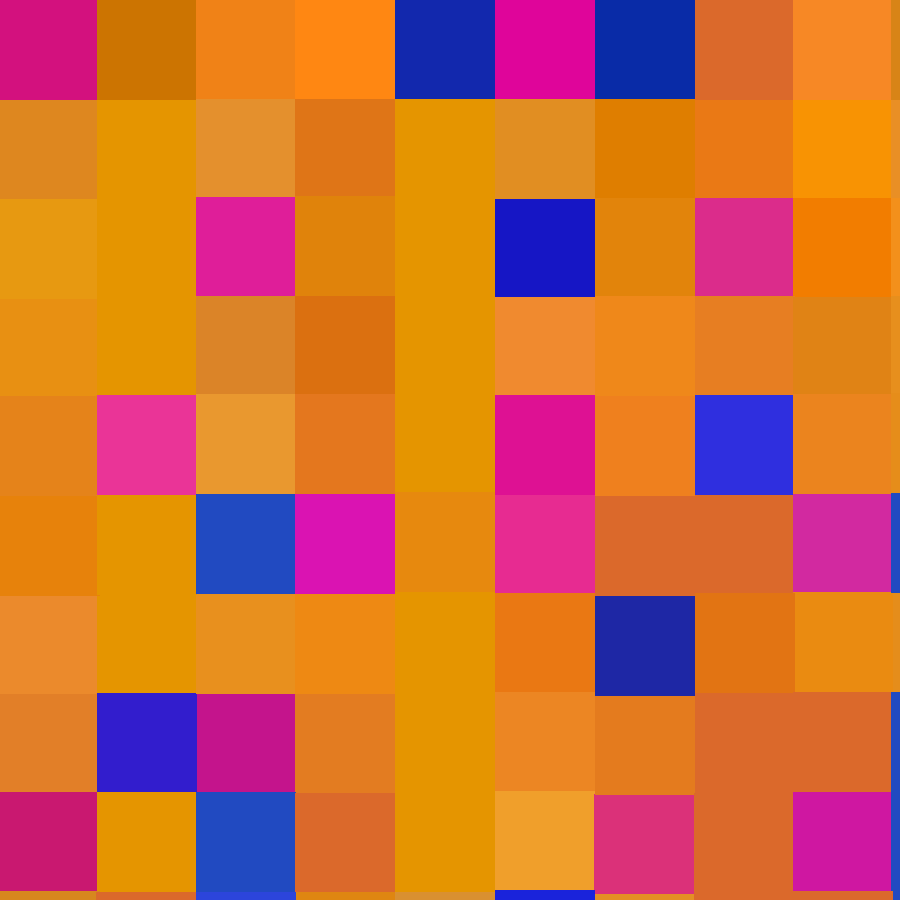
Frame 1 (no input)
Frame 60 (the mouse pressed at the canvas centre just before this capture): identical to frame 1, image omitted
Frame 120 (the mouse held since frame 60 and released just before this capture): identical to frame 1, image omitted

The Processing sketch that drew this single still picture (run headless with seeded random() and noise(); from frame 60 on, the mouse is pressed at the canvas centre):

// Processing sketch: A1R2_240211a_ShapeArt
// ── A1R2_240211a_ShapeArt.pde
// I saw this art peiece as a checkered board and wanted to imitate it as best as I can
// I tried to make each square match the same color but it ended up being more difficult 
// At least I know that if I am coloring alot of square I can save the colors to this program and I can make it easier to fill the shapes
// Checkerboard, Dark Colors, 1919 by Piet Mondrian
// https://www.piet-mondrian.org/composition-checkerboard-dark-colors.jsp
void setup(){
  size(900,900);
}

void draw(){
  noStroke();
  fill(#d3117e);
  square(0, 0, 100);
  fill(#cc7401);
  square(97, 0, 100);
  fill(#f08217);
  square(196, 0, 100);
  fill(#ff8712);
  square(295, 0, 100);
  fill(#1228ad);
  square(395, 0, 100);
  fill(#092ba7);
  square(595, 0, 100);
  fill(#db692b);
  square(695, 0, 100);
  fill(#f78825);
  square(793, 0, 100);
  fill(#d88417);
  square(891, 0, 100);
  fill(#df059a);
  square(495, 0, 100);
  fill(#de871f);
  square(-1, 100, 100);
  fill(#E59500);
  square(97, 100, 100);
  fill(#e4902d);
  square(196, 99, 100);
  fill(#df7517);
  square(295, 99, 100);
  fill(#E59500);
  square(395, 99, 100);
  fill(#e18e22);
  square(495, 99, 100);
  fill(#df7e00);
  square(595, 99, 100);
  fill(#ea7915);
  square(695, 100, 100);
  fill(#f89303);
  square(793, 100, 100);
  fill(#e98f25);
  square(891, 100, 100);
  fill(#1616c5);
  square(495, 199, 100);
  fill(#e79911);
  square(0, 199, 100);
  fill(#E59500);
  square(97, 198, 100);
  fill(#df1e99);
  square(196, 197, 100);
  fill(#e0830b);
  square(295, 196, 100);
  fill(#E59500);
  square(395, 198, 100);
  fill(#f08a2f);
  square(495, 297, 100);
  fill(#e2840b);
  square(595, 198, 100);
  fill(#db2c8b);
  square(695, 198, 100);
  fill(#F27D00);
  square(793, 198, 100);
  fill(#f3901b);
  square(891, 198, 100);
  fill(#de1193);
  square(495, 395, 100);
  fill(#e89012);
  square(0, 299, 100);
  fill(#E59500);
  square(97, 297, 100);
  fill(#db8428);
  square(196, 296, 100);
  fill(#db7010);
  square(295, 296, 100);
  fill(#E59500);
  square(395, 296, 100);
  fill(#e72b91);
  square(495, 495, 100);
  fill(#ef881a);
  square(595, 296, 100);
  fill(#e77e22);
  square(695, 296, 100);
  fill(#e08315);
  square(793, 297, 100);
  fill(#e78f1d);
  square(891, 296, 100);
  fill(#ea7813);
  square(495, 593, 100);
  fill(#e5831a);
  square(0, 396, 100);
  fill(#ea3497);
  square(97, 395, 100);
  fill(#e9982f);
  square(196, 394, 100);
  fill(#e4771e);
  square(295, 394, 100);
  fill(#E59500);
  square(395, 395, 100);
  fill(#ec8623);
  square(495, 692, 100);
  fill(#ef801e);
  square(595, 396, 100);
  fill(#2f2fdf);
  square(695, 395, 100);
  fill(#eb841e);
  square(793, 394, 100);
  fill(#e68d1a);
  square(891, 393, 100);
  fill(#f09f2b);
  square(495, 791, 100);
  fill(#eb8a2c);
  square(0, 594, 100);
  fill(#E59500);
  square(97, 595, 100);
  fill(#c4148c);
  square(196, 693, 100);
  fill(#e37c21);
  square(295, 694, 100);
  fill(#E59500);
  square(395, 692, 100);
  fill(#e49024);
  square(594, 890, 100);
  fill(#db3179);
  square(594, 794, 100);
  fill(#db692b);
  square(695, 495, 100);
  fill(#d229a0);
  square(793, 494, 100);
  fill(#e58d1b);
  square(891, 593, 100);
  fill(#e27f28);
  square(0, 694, 100);
  fill(#321dcd);
  square(97, 693, 100);
  fill(#e8901e);
  square(196, 594, 100);
  fill(#ee8913);
  square(295, 594, 100);
  fill(#E59500);
  square(395, 592, 100);
  fill(#e47b1e);
  square(595, 695, 100);
  fill(#1e27a5);
  square(595, 596, 100);
  fill(#db692b);
  square(695, 693, 100);
  fill(#ea8b11);
  square(793, 592, 100);
  fill(#214AC1);
  square(891, 493, 100);
  fill(#e7820b);
  square(0, 496, 100);
  fill(#E59500);
  square(97, 495, 100);
  fill(#214AC1);
  square(196, 494, 100);
  fill(#da13b2);
  square(295, 494, 100);
  fill(#e7890e);
  square(395, 492, 100);
  fill(#d99031);
  square(395, 891, 100);
  fill(#c91870);
  square(0, 792, 100);
  fill(#db692b);
  square(694, 793, 100);
  fill(#cf17a1);
  square(793, 792, 100);
  fill(#214AC1);
  square(891, 792, 100);
  fill(#E59500);
  square(97, 792, 100);
  fill(#214AC1);
  square(196, 792, 100);
  fill(#db692b);
  square(295, 793, 100);
  fill(#E59500);
  square(395, 792, 100);
  fill(#1a23db);
  square(495, 890, 100);
  fill(#db692b);
  square(595, 496, 100);
  fill(#e27413);
  square(695, 593, 100);
  fill(#db692b);
  square(793, 692, 100);
  fill(#214AC1);
  square(891, 889, 100);
  fill(#df8611);
  square(295, 892, 100);
  fill(#2c45db);
  square(196, 892, 100);
  fill(#db692b);
  square(694, 893, 100);
  fill(#db692b);
  square(793, 891, 100);
  fill(#214AC1);
  square(891, 692, 100);
  fill(#d7871e);
  square(0, 891, 100);
  fill(#db692b);
  square(96, 892, 100);
  // Save an image of it
  if (frameCount == 1) {
  save("recipe2.png");
  }
}
